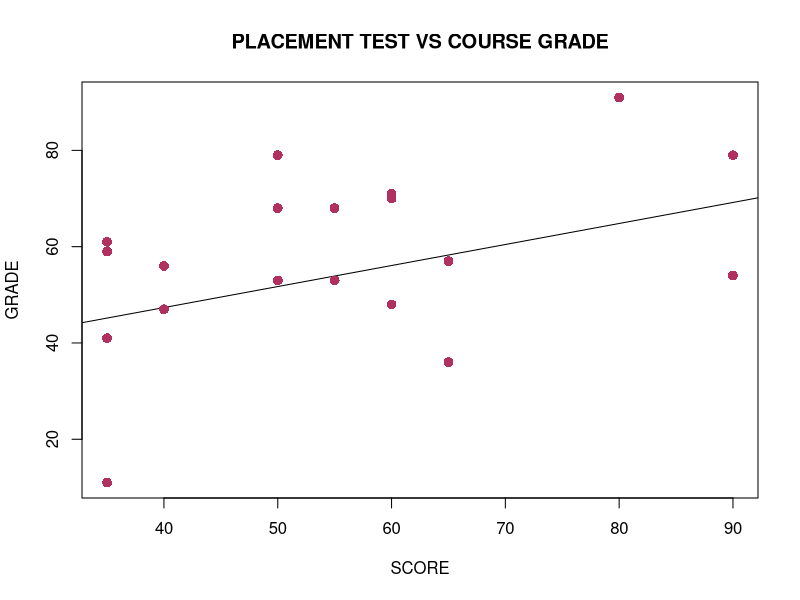

This chart was generated by the following R code:
a <- c(50, 35, 35, 40, 55, 65, 35, 60, 90, 35, 90, 80, 60, 60, 60, 40, 55, 50, 65, 50)
b <- c(53, 41, 61, 56, 68, 36, 11, 70, 79, 59, 54, 91, 48, 71, 71, 47, 53, 68, 57, 79)
relation <- lm(a ~ b)
print(summary(relation))
x <- data.frame(b = 60)
result <- predict(relation, x)
print(result)
png(file = "task1.png")
plot(a, b, col = "maroon", main = "PLACEMENT TEST VS COURSE GRADE", xlab = "SCORE", ylab = "GRADE", abline(relation), cex = 1.3, pch = 16)
dev.off()